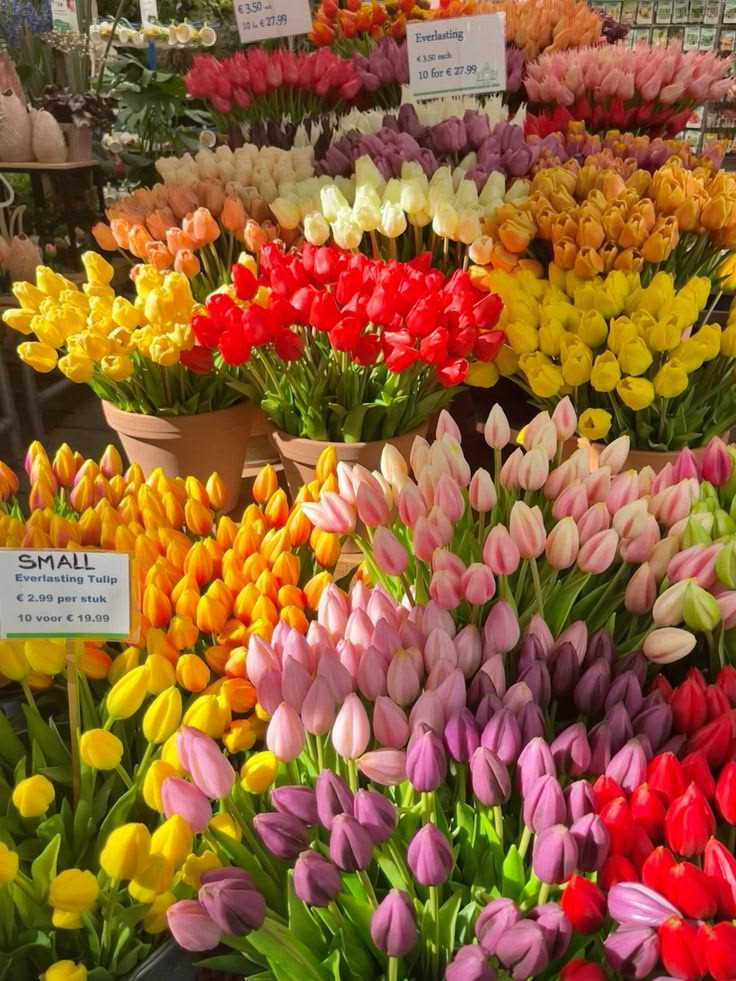
#> input picture Lab6/flori.jpg, 736 x 981 px
$ python Lab6_Tema.py
#> lines starting #> are read from the running program, lines starting #| are printed output that depends on the picture
import cv2
import numpy as np
import matplotlib.pyplot as plt

image_path = r'flori.jpg'

L = 255  # nivelul maxim de gri


def histograma(img_gri):
    """
    Pasul 1. h[g] = numarul de pixeli care au nivelul de gri g, g = 0..L
    """
    # 1. Numaram aparitiile fiecarui nivel de gri
    return np.bincount(img_gri.ravel(), minlength=L + 1).astype(np.int64)


def histograma_cumulativa(h):
    """
    Pasul 2. hc[0] = h[0];  hc[i] = hc[i-1] + h[i]
    """
    # 1. Suma cumulata a histogramei
    return np.cumsum(h)


def transformare_egalizare(hc, M):
    """
    Pasul 3. Transformarea y = T(x):
    T(x) = int[ (hc[x] - hc_min) / (M - hc_min) * L + 0.5 ]
    Intoarce tabelul T (look-up table) cu cate o valoare pentru fiecare nivel x.
    """
    # 1. hc_min = valoarea minima (nenula) a histogramei cumulative
    #    (hc la primul nivel de gri care apare efectiv in imagine)
    hc_min = hc[hc > 0].min()

    # 2. Noile nivele de gri pentru fiecare nivel vechi x = 0..L
    T = (hc - hc_min) / (M - hc_min) * L + 0.5

    # 3. Partea intreaga, cu valorile pastrate in [0, 255]
    return np.clip(T.astype(np.int32), 0, L).astype(np.uint8)


def egalizare_histograma(img_gri):
    """
    Egalizarea histogramei: fiecare pixel primeste noul nivel T(nivel_vechi).
    """
    # 1. Numarul de pixeli, histograma si histograma cumulativa
    M = img_gri.size
    h = histograma(img_gri)
    hc = histograma_cumulativa(h)

    # 2. Transformarea T, apoi aplicarea ei pe toti pixelii
    T = transformare_egalizare(hc, M)
    return T[img_gri]


if __name__ == "__main__":
    img = cv2.imread(image_path)
#> img is the input picture: shape (981, 736, 3); mean B, G, R 51.6, 95.5, 147.3
    if img is None:
        raise FileNotFoundError(f"Nu pot citi imaginea: {image_path}")

    # Egalizarea lucreaza pe tonuri de gri
    gri = cv2.cvtColor(img, cv2.COLOR_BGR2GRAY)
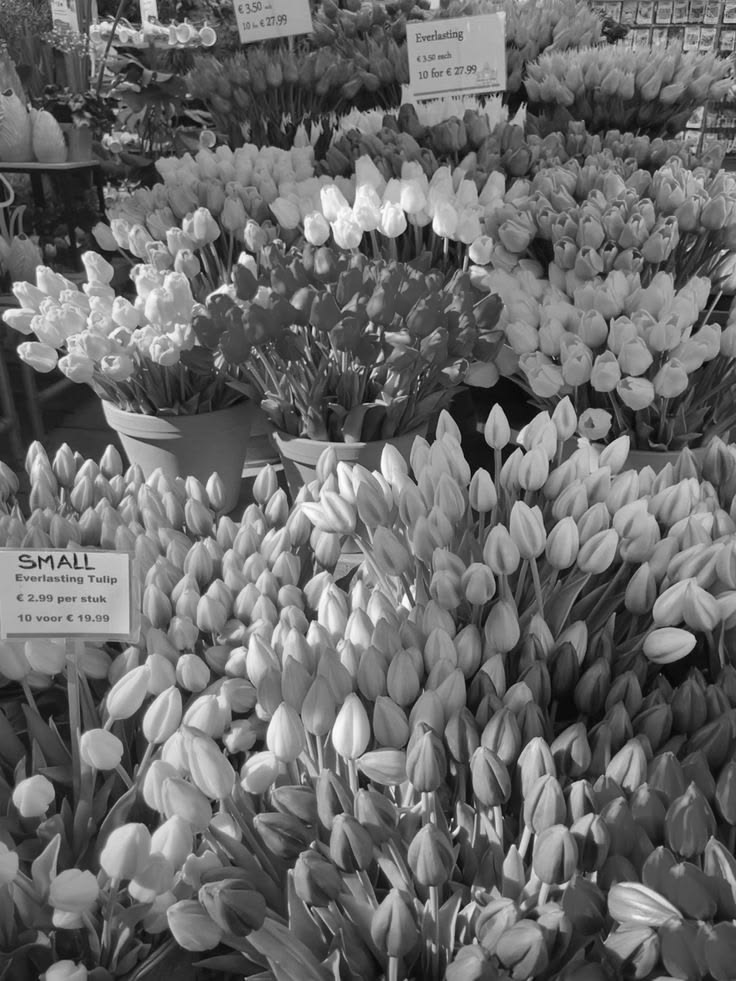
#> gri: shape (981, 736); min 3, max 254, mean 106

    egalizata = egalizare_histograma(gri)
#> in egalizare_histograma, `h = histograma(img_gri)`: h = 256 values, max 6009 at index 76, min 0 at index 0, mean 2820.4
#> in egalizare_histograma, `hc = histograma_cumulativa(h)`: hc = 256 values from 0 to 722016
#> in transformare_egalizare, `hc_min = hc[hc > 0].min()`: hc_min = 1
#> in transformare_egalizare, `T = (hc - hc_min) / (M - hc_min) * L + 0.5`: T = 256 values from 0.5 to 255.5
#> in egalizare_histograma, `T = transformare_egalizare(hc, M)`: T = 256 values from 0 to 255
#> in egalizare_histograma, `return T[img_gri]`:
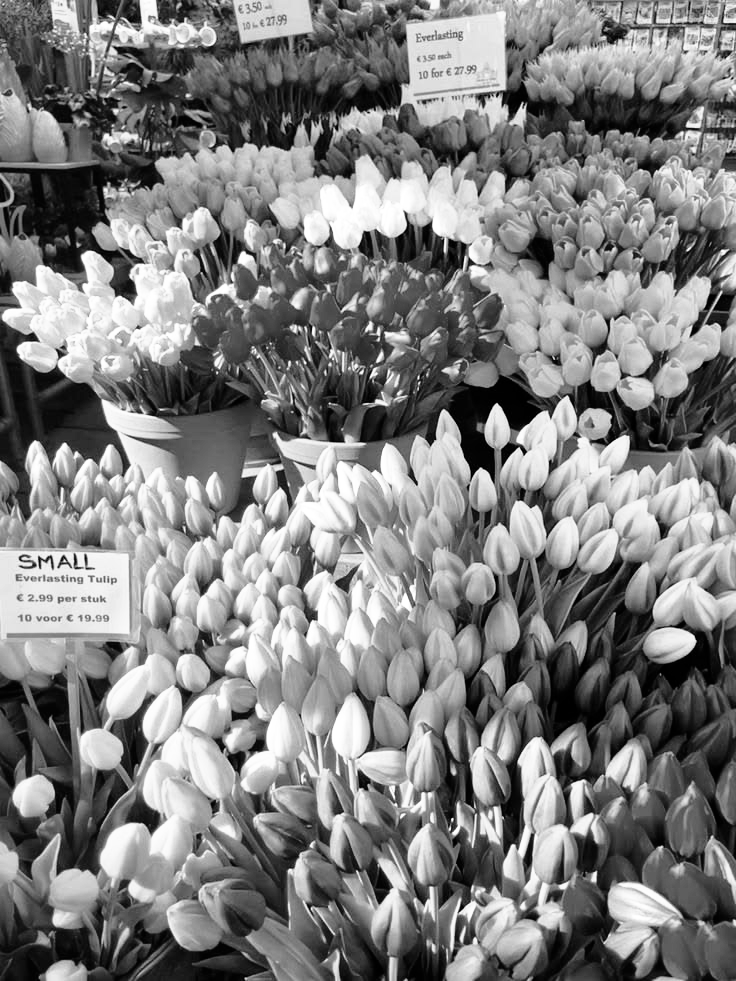
#> returned value: shape (981, 736); min 0, max 255, mean 128.2

    cv2.imshow("Imaginea originala", gri)
    cv2.waitKey(0)
    cv2.imshow("Imaginea dupa egalizare", egalizata)
    cv2.waitKey(0)
    cv2.destroyAllWindows()

    # Histogramele corespunzatoare celor doua imagini
    titluri = ["Histograma imaginii originale", "Histograma dupa egalizare"]
    histograme = [histograma(gri), histograma(egalizata)]
    plt.figure(figsize=(12, 4))
    for idx, (titlu, h) in enumerate(zip(titluri, histograme), start=1):
        plt.subplot(1, 2, idx)
        plt.bar(np.arange(L + 1), h, width=1.0, color='black')
        plt.title(titlu)
        plt.xlabel("Nivel de gri")
        plt.ylabel("Numar de pixeli")
        plt.xlim(0, L)
#> this loop made 2 passes
#> (idx, titlu) on passes 1 to 2: (1, 'Histograma imaginii originale'), (2, 'Histograma dupa egalizare')
    plt.tight_layout()
    plt.show()
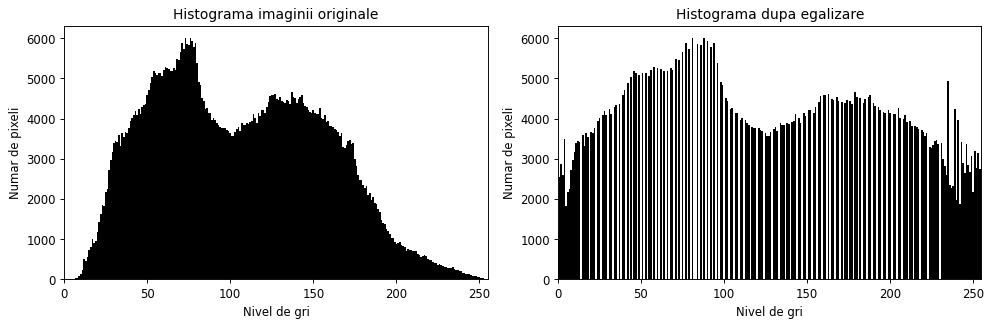
#> figure drawn by matplotlib, 2 panels; panel 1: tallest bar 6009 high, from x = 75.5 to 76.5; panel 2: tallest bar 6009 high, from x = 87.5 to 88.5
